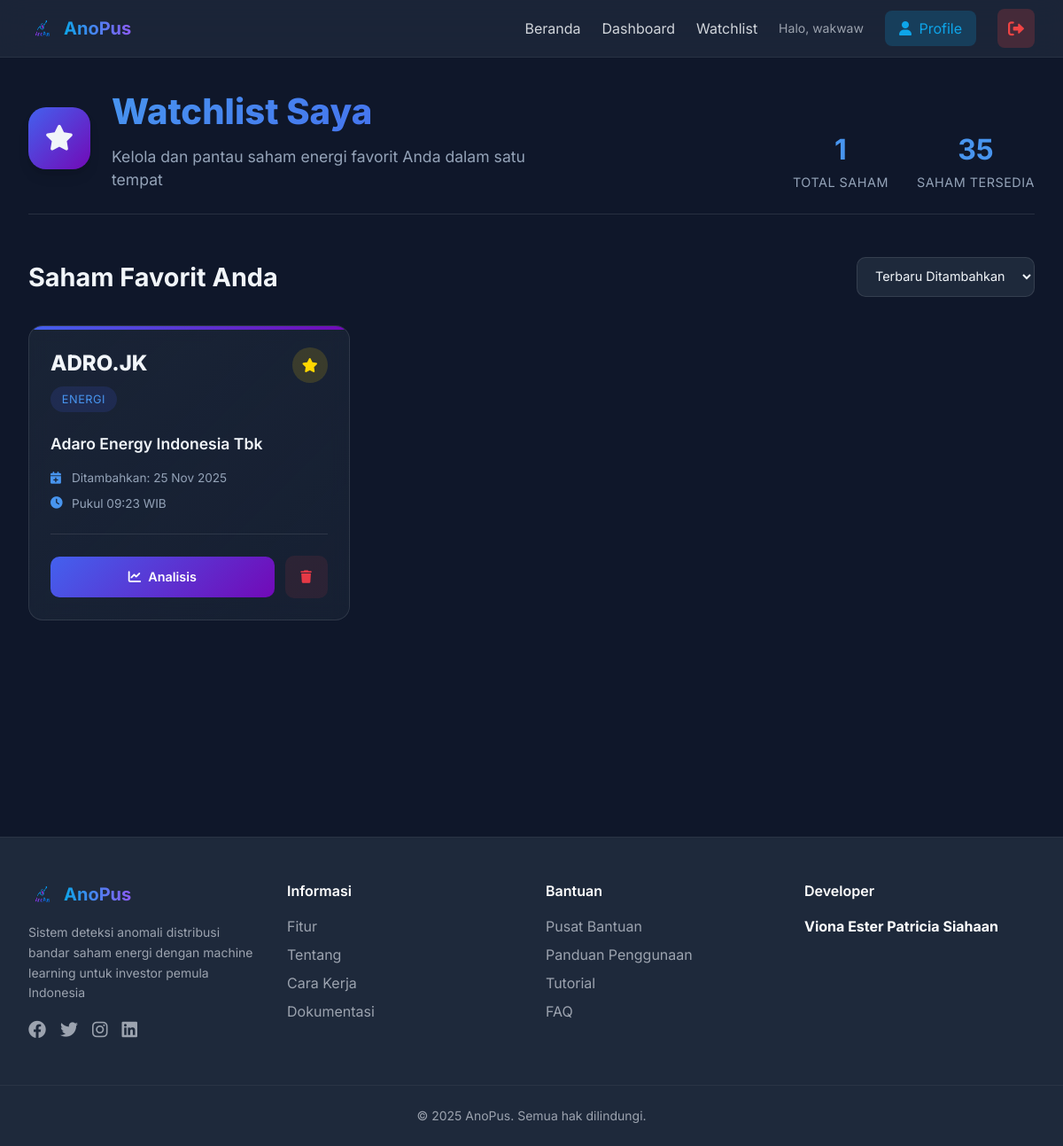
The page /watchlist (signed in) on the database its author committed.
### app.py (models this page shows, shortened)
class User(UserMixin, db.Model):
    id = db.Column(db.Integer, primary_key=True)
    username = db.Column(db.String(80), unique=True, nullable=False)
    email = db.Column(db.String(120), unique=True, nullable=False)
    password_hash = db.Column(db.String(200), nullable=False)
    created_at = db.Column(db.DateTime, default=datetime.utcnow)
    watchlists = db.relationship('Watchlist', backref='user', lazy=True)

class Watchlist(db.Model):
    id = db.Column(db.Integer, primary_key=True)
    user_id = db.Column(db.Integer, db.ForeignKey('user.id'), nullable=False)
    stock_code = db.Column(db.String(20), nullable=False)
    stock_name = db.Column(db.String(100), nullable=False)
    added_date = db.Column(db.DateTime, default=lambda: datetime.now(pytz_timezone('Asia/Jakarta')))
    __table_args__ = (db.UniqueConstraint('user_id', 'stock_code', name='unique_user_stock'),)

### app.py (the view)
@app.route('/watchlist')
@login_required
def watchlist():
    user_watchlist = Watchlist.query.filter_by(user_id=current_user.id).all()
    return render_template('watchlist.html', watchlist=user_watchlist, energy_stocks=ENERGY_STOCKS)

### app.py (called while the page is built)
@app.before_request
def before_request():
    global data_collector, anomaly_detector, model_trained_once
    if data_collector is None:
        init_data_collector()
    if anomaly_detector is None:
        init_anomaly_detector()

@login_manager.user_loader
def load_user(user_id):
    return db.session.get(User, int(user_id))

### templates/watchlist.html (shortened to what this page needs)
{% extends "base.html" %} {% block title %}Watchlist Saya - AnoPus{% endblock %}
{% block content %}
<div class="watchlist-page">
  <div class="page-header">
    <div class="header-content">
      <div class="header-icon">
        <i class="fas fa-star"></i>
      </div>
      <div class="header-text">
        <h1>Watchlist Saya</h1>
        <p>Kelola dan pantau saham energi favorit Anda dalam satu tempat</p>
      </div>
    </div>
    <div class="header-stats">
      <div class="stat-item">
        <span class="stat-number"
          >{{ watchlist|length if watchlist else 0 }}</span
        >
        <span class="stat-label">Total Saham</span>
      </div>
      <div class="stat-item">
        <span class="stat-number">{{ energy_stocks|length }}</span>
        <span class="stat-label">Saham Tersedia</span>
      </div>
    </div>
  </div>
  {% if watchlist %}
  <div class="watchlist-content">
    <div class="content-header">
      <h2>Saham Favorit Anda</h2>
      <div class="sort-options">
        <select id="sort-watchlist" class="sort-select">
          <option value="recent">Terbaru Ditambahkan</option>
        </select>
      </div>
    </div>
    <div class="watchlist-grid">
      {% for item in watchlist %}
      <div
        class="stock-card"
        data-added="{{ item.added_date.timestamp() }}"
        data-name="{{ item.stock_name }}"
        data-code="{{ item.stock_code }}"
      >
        <div class="card-header">
          <div class="stock-badge">
            <span class="stock-code">{{ item.stock_code }}</span>
            <span class="stock-industry">Energi</span>
          </div>
          <div class="favorite-icon active">
            <i class="fas fa-star"></i>
          </div>
        </div>
        <div class="card-body">
          <h3 class="stock-name">{{ item.stock_name }}</h3>
          <div class="stock-meta">
            <div class="meta-item">
              <i class="fas fa-calendar-plus"></i>
              <span
                >Ditambahkan: {{ item.added_date.strftime('%d %b %Y') }}</span
              >
            </div>
            <div class="meta-item">
              <i class="fas fa-clock"></i>
              <span>Pukul {{ item.added_date.strftime('%H:%M') }} WIB</span>
            </div>
          </div>
        </div>
        <div class="card-footer">
          <div class="action-buttons">
            <a
              href="{{ url_for('dashboard', stock=item.stock_code) }}"
              class="btn btn-primary"
            >
              <i class="fas fa-chart-line"></i>
              <span>Analisis</span>
            </a>
            <a
              href="{{ url_for('remove_from_watchlist', watchlist_id=item.id) }}"
              class="btn btn-remove"
              onclick="return confirm('Hapus {{ item.stock_code }} dari watchlist?')"
            >
              <i class="fas fa-trash"></i>
            </a>
          </div>
        </div>
      </div>
      {% endfor %}
    </div>
  </div>
  {% endif %}
</div>
{% endblock %}

### templates/base.html (shortened to what this page needs)
<!DOCTYPE html>
<html lang="id">
  <head>
    <script src="https://cdn.tailwindcss.com"></script>
    <link
      href="https://cdnjs.cloudflare.com/ajax/libs/font-awesome/6.0.0/css/all.min.css"
      rel="stylesheet"
    />
  </head>
  <body class="font-['Inter'] bg-dark text-white">
    <nav
      class="fixed w-full top-0 z-50 bg-dark-light/80 backdrop-blur-lg border-b border-gray-700/50"
    >
      <div class="max-w-7xl mx-auto px-4 sm:px-6 lg:px-8">
        <div class="flex justify-between items-center h-16">
          <a
            href="{{ url_for('landing') }}"
            class="flex items-center space-x-2"
          >
            <img
              src="{{ url_for('static', filename='images/logo.png') }}"
              alt="AnoPus Logo"
              class="h-8 w-8"
            />
            <span
              class="text-xl font-bold bg-gradient-to-r from-primary to-secondary bg-clip-text text-transparent"
              >AnoPus</span
            >
          </a>
          <div class="hidden md:flex items-center space-x-6">
            {% if current_user.is_authenticated %}
            <a
              href="{{ url_for('landing') }}"
              class="text-gray-300 hover:text-white transition"
              >Beranda</a
            >
            <a
              href="{{ url_for('dashboard') }}"
              class="text-gray-300 hover:text-white transition"
              >Dashboard</a
            >
            <a
              href="{{ url_for('watchlist') }}"
              class="text-gray-300 hover:text-white transition"
              >Watchlist</a
            >
            <span class="text-gray-400 text-sm"
              >Halo, {{ current_user.username }}</span
            >
            <a
              href="{{ url_for('profile') }}"
              class="px-4 py-2 rounded-lg bg-primary/20 text-primary hover:bg-primary/30 transition"
            >
              <i class="fas fa-user mr-1"></i> Profile
            </a>
            <a
              href="{{ url_for('logout') }}"
              class="px-3 py-2 rounded-lg bg-red-500/20 text-red-500 hover:bg-red-500/30 hover:text-red-400 transition"
              title="Logout"
            >
              <i class="fas fa-sign-out-alt text-lg"></i>
            </a>
            {% endif %}
          </div>
        </div>
      </div>
    </nav>
    <main class="pt-16">{% block content %}{% endblock %}</main>
    {% block footer %}
    <footer
      class="bg-dark-light border-t border-gray-700/50 mt-20"
      id="contact"
    >
      <div class="max-w-7xl mx-auto px-4 sm:px-6 lg:px-8 py-12">
        <div class="grid grid-cols-1 md:grid-cols-2 lg:grid-cols-4 gap-8">
          <div class="space-y-4">
            <div class="flex items-center space-x-2">
              <img
                src="{{ url_for('static', filename='images/logo.png') }}"
                alt="AnoPus Logo"
                class="h-8 w-8"
              />
              <span
                class="text-xl font-bold bg-gradient-to-r from-primary to-secondary bg-clip-text text-transparent"
                >AnoPus</span
              >
            </div>
            <p class="text-gray-400 text-sm leading-relaxed">
              Sistem deteksi anomali distribusi bandar saham energi dengan
              machine learning untuk investor pemula Indonesia
            </p>
            <div class="flex space-x-4">
              <a href="#" class="text-gray-400 hover:text-primary transition"
                ><i class="fab fa-facebook text-xl"></i
              ></a>
              <a href="#" class="text-gray-400 hover:text-primary transition"
                ><i class="fab fa-twitter text-xl"></i
              ></a>
              <a href="#" class="text-gray-400 hover:text-primary transition"
                ><i class="fab fa-instagram text-xl"></i
              ></a>
              <a href="#" class="text-gray-400 hover:text-primary transition"
                ><i class="fab fa-linkedin text-xl"></i
              ></a>
            </div>
          </div>
          <div>
            <h3 class="text-white font-semibold mb-4">Informasi</h3>
            <ul class="space-y-2">
              <li>
                <a
                  href="#keunggulan"
                  class="text-gray-400 hover:text-primary transition"
                  >Fitur</a
                >
              </li>
              <li>
                <a
                  href="#about"
                  class="text-gray-400 hover:text-primary transition"
                  >Tentang</a
                >
              </li>
              <li>
                <a
                  href="#cara-kerja"
                  class="text-gray-400 hover:text-primary transition"
                  >Cara Kerja</a
                >
              </li>
              <li>
                <a href="#" class="text-gray-400 hover:text-primary transition"
                  >Dokumentasi</a
                >
              </li>
            </ul>
          </div>
          <div>
            <h3 class="text-white font-semibold mb-4">Bantuan</h3>
            <ul class="space-y-2">
              <li>
                <a href="#" class="text-gray-400 hover:text-primary transition"
                  >Pusat Bantuan</a
                >
              </li>
              <li>
                <a href="#" class="text-gray-400 hover:text-primary transition"
                  >Panduan Penggunaan</a
                >
              </li>
              <li>
                <a href="#" class="text-gray-400 hover:text-primary transition"
                  >Tutorial</a
                >
              </li>
              <li>
                <a href="#" class="text-gray-400 hover:text-primary transition"
                  >FAQ</a
                >
              </li>
            </ul>
          </div>
          <div>
            <h3 class="text-white font-semibold mb-4">Developer</h3>
            <p class="text-gray-400">
              <strong class="text-white">Viona Ester Patricia Siahaan</strong>
            </p>
          </div>
        </div>
      </div>
      <div class="border-t border-gray-700/50 py-6">
        <p class="text-center text-gray-400 text-sm">
          &copy; 2025 AnoPus. Semua hak dilindungi.
        </p>
      </div>
    </footer>
    {% endblock %}
  </body>
</html>

### rows shown on the page
User: username "wakwaw"
Watchlist: stock_code "ADRO.JK", stock_name "Adaro Energy Indonesia Tbk", added_date "25 Nov 2025", added_date "09:23"

### other values the page prints
{{ watchlist|length if watchlist else 0 }} "1"
{{ energy_stocks|length }} "35"
